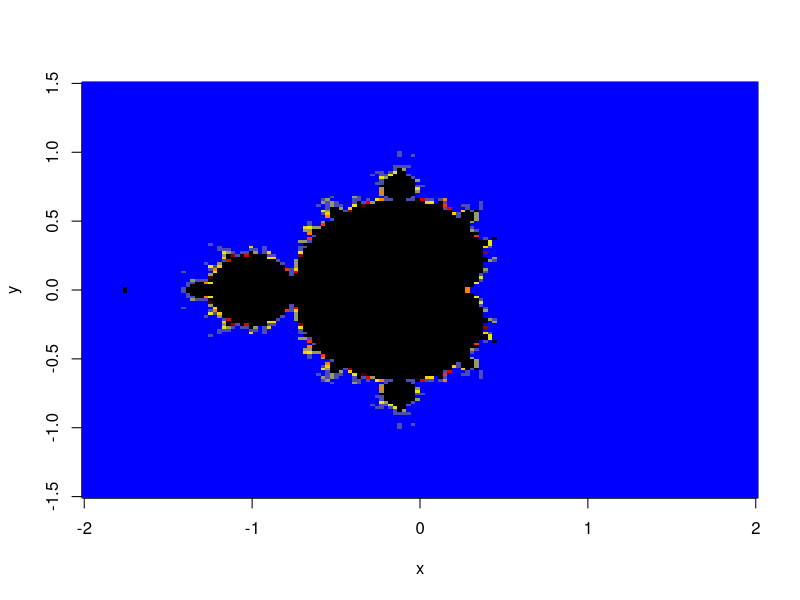
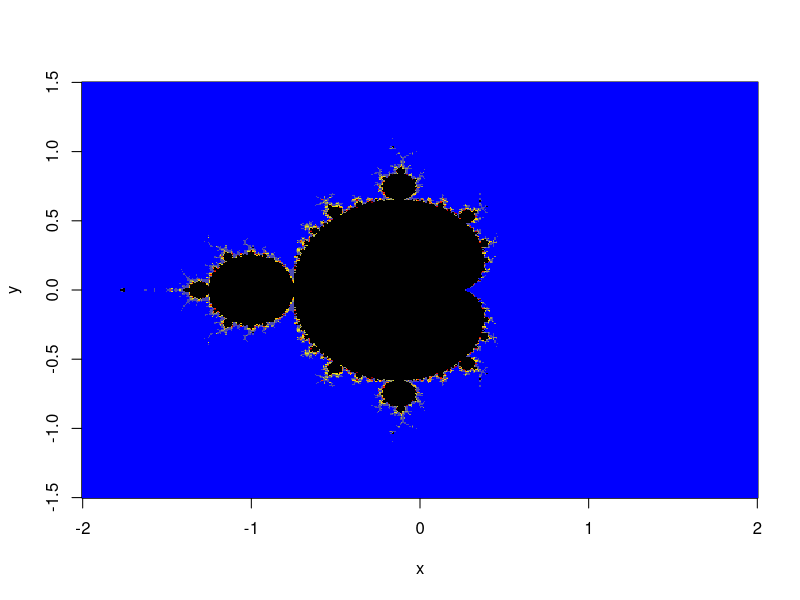

Reproduce these figures in R, in order.
# mandelbrot_naive.R
# "Naive" implementation of Mandelbrot Set in R
# Myles Harrison
# http://www.everydayanalytics.ca

# parameters
cols=colorRampPalette(c("blue","yellow","red","black"))(11)
xmin = -2
xmax = 2
nx = 150
ymin = -1.5
ymax = 1.5
ny = 150
n=200
# variables
x <- seq(xmin, xmax, length.out=nx)
y <- seq(ymin, ymax, length.out=ny)
c <- outer(x,y*1i,FUN="+")
z <- matrix(0.0, nrow=length(x), ncol=length(y))
k <- matrix(0.0, nrow=length(x), ncol=length(y))

for (rep in 1:n) { 
    print(rep)
  for (i in 1:nx) { 
      for (j in 1:ny) { 
        if(Mod(z[i,j]) < 2 && k[i,j] < n) {
          z[i,j] <- z[i,j]^2 + c[i,j]
          k[i,j] <- k[i,j] + 1
        }
    }
  }
}
image(x,y,k, col=cols)
#####################################################
# mandelbrot_vectorized.R
# Myles Harrison
# http://www.everydayanalytics.ca

# parameters
cols <- colorRampPalette(c("blue","yellow","red","black"))(11)
xmin = -2
xmax = 2
nx = 500
ymin = -1.5
ymax = 1.5
ny = 500
n=200

# variables
x <- seq(xmin, xmax, length.out=nx)
y <- seq(ymin, ymax, length.out=ny)
c <- outer(x,y*1i,FUN="+")
z <- matrix(0.0, nrow=length(x), ncol=length(y))
k <- matrix(0.0, nrow=length(x), ncol=length(y))

for (rep in 1:n) { 
    print(rep)
    index <- which(Mod(z) < 2)
    z[index] <- z[index]^2 + c[index]
    k[index] <- k[index] + 1
}

image(x,y,k, col=cols)
##############################################
# Mandelbrot.R
# Myles Harrison
# everydayanaltics.ca
# -------------------

# "Naive" version

mandelbrot_naive <- function(xmin=-2, xmax=2, nx=500,
                                  ymin=-1.5, ymax=1.5, ny=500,
                                  n=100, showplot=TRUE,
                                  cols=colorRampPalette(c("blue","yellow","red","black"))(11)) 
{

    # variables
    x <- seq(xmin, xmax, length.out=nx)
    y <- seq(ymin, ymax, length.out=ny)
    c <- outer(x,y*1i,FUN="+")
    z <- matrix(0.0, nrow=length(x), ncol=length(y))
    k <- matrix(0.0, nrow=length(x), ncol=length(y))
    
    for (rep in 1:n) { 
      for (i in 1:nx) { 
        for (j in 1:ny) { 
          if(Mod(z[i,j]) < 2) {
            z[i,j] <- z[i,j]^2 + c[i,j]
            k[i,j] <- k[i,j] + 1
          }
        }
      }
    }

    if (showplot==TRUE) { image(x,y,k,col=cols,xlab="Re(c)",ylab="Im(c)")}
    
    return(k)
    
}


# Vectorized version
mandelbrot_vectorized <- function(xmin=-2, xmax=2, nx=500,
                                  ymin=-1.5, ymax=1.5, ny=500,
                                  n=100, showplot=TRUE,
                                  cols=colorRampPalette(c("blue","yellow","red","black"))(11)) 
{
  
  # variables
  x <- seq(xmin, xmax, length.out=nx)
  y <- seq(ymin, ymax, length.out=ny)
  c <- outer(x,y*1i,FUN="+")
  z <- matrix(0.0, nrow=length(x), ncol=length(y))
  k <- matrix(0.0, nrow=length(x), ncol=length(y))
  
  for (rep in 1:n) { 
    index <- which(Mod(z) < 2)
    z[index] <- z[index]^2 + c[index]
    k[index] <- k[index] + 1
  }
  
  if (showplot==TRUE) { image(x,y,k,col=cols, xlab="Re(c)", ylab="Im(c)")}
  
  return(k)
  
}

# Compare naive vs. vectorized runtimes
compare_runtimes <- function()
{
  system.time(mandelbrot_naive(showplot=F))
  system.time(mandelbrot_vectorized(showplot=F))
}